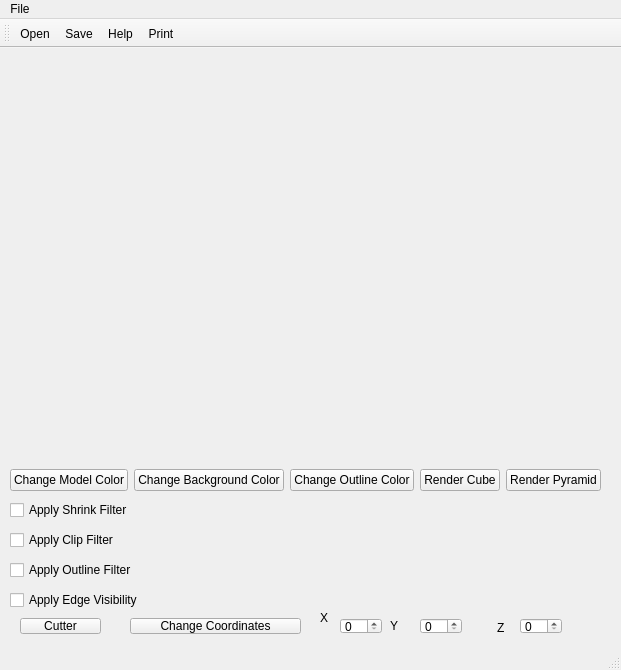
<?xml version="1.0" encoding="UTF-8"?>
<ui version="4.0">
 <class>MainWindow</class>
 <widget class="QMainWindow" name="MainWindow">
  <property name="geometry">
   <rect>
    <x>0</x>
    <y>0</y>
    <width>621</width>
    <height>670</height>
   </rect>
  </property>
  <property name="windowTitle">
   <string>MainWindow</string>
  </property>
  <widget class="QWidget" name="centralwidget">
   <widget class="QWidget" name="layoutWidget">
    <property name="geometry">
     <rect>
      <x>10</x>
      <y>10</y>
      <width>602</width>
      <height>433</height>
     </rect>
    </property>
    <layout class="QVBoxLayout" name="verticalLayout">
     <item>
      <widget class="QVTKOpenGLWidget" name="qvtkWidget" native="true">
       <property name="minimumSize">
        <size>
         <width>600</width>
         <height>400</height>
        </size>
       </property>
      </widget>
     </item>
     <item>
      <layout class="QHBoxLayout" name="horizontalLayout">
       <item>
        <widget class="QPushButton" name="changeModelColor">
         <property name="text">
          <string>Change Model Color</string>
         </property>
        </widget>
       </item>
       <item>
        <widget class="QPushButton" name="changeBackgroundColor">
         <property name="text">
          <string>Change Background Color</string>
         </property>
        </widget>
       </item>
       <item>
        <widget class="QPushButton" name="changeOutlineColor">
         <property name="text">
          <string>Change Outline Color</string>
         </property>
        </widget>
       </item>
       <item>
        <widget class="QPushButton" name="renderCube">
         <property name="text">
          <string>Render Cube</string>
         </property>
        </widget>
       </item>
       <item>
        <widget class="QPushButton" name="renderPyramid">
         <property name="text">
          <string>Render Pyramid</string>
         </property>
        </widget>
       </item>
       <item>
        <spacer name="horizontalSpacer">
         <property name="orientation">
          <enum>Qt::Horizontal</enum>
         </property>
         <property name="sizeHint" stdset="0">
          <size>
           <width>40</width>
           <height>20</height>
          </size>
         </property>
        </spacer>
       </item>
      </layout>
     </item>
    </layout>
   </widget>
   <widget class="QWidget" name="layoutWidget_3">
    <property name="geometry">
     <rect>
      <x>10</x>
      <y>450</y>
      <width>601</width>
      <height>25</height>
     </rect>
    </property>
    <layout class="QHBoxLayout" name="horizontalLayout_3">
     <item>
      <widget class="QCheckBox" name="shrinkFilter">
       <property name="text">
        <string>Apply Shrink Filter</string>
       </property>
      </widget>
     </item>
     <item>
      <spacer name="horizontalSpacer_3">
       <property name="orientation">
        <enum>Qt::Horizontal</enum>
       </property>
       <property name="sizeHint" stdset="0">
        <size>
         <width>40</width>
         <height>20</height>
        </size>
       </property>
      </spacer>
     </item>
    </layout>
   </widget>
   <widget class="QWidget" name="layoutWidget_4">
    <property name="geometry">
     <rect>
      <x>10</x>
      <y>480</y>
      <width>601</width>
      <height>25</height>
     </rect>
    </property>
    <layout class="QHBoxLayout" name="horizontalLayout_4">
     <item>
      <widget class="QCheckBox" name="clipFilter">
       <property name="text">
        <string>Apply Clip Filter</string>
       </property>
      </widget>
     </item>
     <item>
      <spacer name="horizontalSpacer_4">
       <property name="orientation">
        <enum>Qt::Horizontal</enum>
       </property>
       <property name="sizeHint" stdset="0">
        <size>
         <width>40</width>
         <height>20</height>
        </size>
       </property>
      </spacer>
     </item>
    </layout>
   </widget>
   <widget class="QWidget" name="layoutWidget_5">
    <property name="geometry">
     <rect>
      <x>10</x>
      <y>510</y>
      <width>601</width>
      <height>25</height>
     </rect>
    </property>
    <layout class="QHBoxLayout" name="horizontalLayout_5">
     <item>
      <widget class="QCheckBox" name="outlineFilter">
       <property name="text">
        <string>Apply Outline Filter</string>
       </property>
      </widget>
     </item>
     <item>
      <spacer name="horizontalSpacer_5">
       <property name="orientation">
        <enum>Qt::Horizontal</enum>
       </property>
       <property name="sizeHint" stdset="0">
        <size>
         <width>40</width>
         <height>20</height>
        </size>
       </property>
      </spacer>
     </item>
    </layout>
   </widget>
   <widget class="QWidget" name="layoutWidget_6">
    <property name="geometry">
     <rect>
      <x>10</x>
      <y>540</y>
      <width>601</width>
      <height>25</height>
     </rect>
    </property>
    <layout class="QHBoxLayout" name="horizontalLayout_6">
     <item>
      <widget class="QCheckBox" name="edgeVisibilityFilter">
       <property name="text">
        <string>Apply Edge Visibility</string>
       </property>
      </widget>
     </item>
     <item>
      <spacer name="horizontalSpacer_6">
       <property name="orientation">
        <enum>Qt::Horizontal</enum>
       </property>
       <property name="sizeHint" stdset="0">
        <size>
         <width>40</width>
         <height>20</height>
        </size>
       </property>
      </spacer>
     </item>
    </layout>
   </widget>
   <widget class="QPushButton" name="cutObject">
    <property name="geometry">
     <rect>
      <x>20</x>
      <y>570</y>
      <width>81</width>
      <height>16</height>
     </rect>
    </property>
    <property name="text">
     <string>Cutter</string>
    </property>
   </widget>
   <widget class="QPushButton" name="changePosition">
    <property name="geometry">
     <rect>
      <x>130</x>
      <y>570</y>
      <width>171</width>
      <height>16</height>
     </rect>
    </property>
    <property name="text">
     <string>Change Coordinates</string>
    </property>
   </widget>
   <widget class="QSpinBox" name="xCoordinate">
    <property name="geometry">
     <rect>
      <x>340</x>
      <y>570</y>
      <width>42</width>
      <height>16</height>
     </rect>
    </property>
   </widget>
   <widget class="QSpinBox" name="yCoordinate">
    <property name="geometry">
     <rect>
      <x>420</x>
      <y>570</y>
      <width>42</width>
      <height>16</height>
     </rect>
    </property>
   </widget>
   <widget class="QSpinBox" name="zCoordinate">
    <property name="geometry">
     <rect>
      <x>520</x>
      <y>570</y>
      <width>42</width>
      <height>16</height>
     </rect>
    </property>
   </widget>
   <widget class="QLabel" name="label">
    <property name="geometry">
     <rect>
      <x>320</x>
      <y>560</y>
      <width>20</width>
      <height>20</height>
     </rect>
    </property>
    <property name="text">
     <string>X</string>
    </property>
   </widget>
   <widget class="QLabel" name="label_2">
    <property name="geometry">
     <rect>
      <x>390</x>
      <y>570</y>
      <width>16</width>
      <height>16</height>
     </rect>
    </property>
    <property name="text">
     <string>Y</string>
    </property>
   </widget>
   <widget class="QLabel" name="label_3">
    <property name="geometry">
     <rect>
      <x>497</x>
      <y>570</y>
      <width>20</width>
      <height>20</height>
     </rect>
    </property>
    <property name="text">
     <string>Z</string>
    </property>
   </widget>
  </widget>
  <widget class="QMenuBar" name="menubar">
   <property name="geometry">
    <rect>
     <x>0</x>
     <y>0</y>
     <width>621</width>
     <height>21</height>
    </rect>
   </property>
   <widget class="QMenu" name="menuFile">
    <property name="title">
     <string>File</string>
    </property>
    <addaction name="actionFileOpen"/>
    <addaction name="actionFileSave"/>
   </widget>
   <addaction name="menuFile"/>
  </widget>
  <widget class="QStatusBar" name="statusbar"/>
  <widget class="QToolBar" name="toolBar">
   <property name="windowTitle">
    <string>toolBar</string>
   </property>
   <attribute name="toolBarArea">
    <enum>TopToolBarArea</enum>
   </attribute>
   <attribute name="toolBarBreak">
    <bool>false</bool>
   </attribute>
   <addaction name="actionFileOpen"/>
   <addaction name="actionFileSave"/>
   <addaction name="actionHelp"/>
   <addaction name="actionPrint"/>
  </widget>
  <action name="actionFileOpen">
   <property name="icon">
    <iconset resource="Icons/icons.qrc">
     <normaloff>:/Icons/fileopen.png</normaloff>:/Icons/fileopen.png</iconset>
   </property>
   <property name="text">
    <string>&amp;Open</string>
   </property>
  </action>
  <action name="actionFileSave">
   <property name="icon">
    <iconset resource="Icons/icons.qrc">
     <normaloff>:/Icons/filesave.png</normaloff>:/Icons/filesave.png</iconset>
   </property>
   <property name="text">
    <string>Save</string>
   </property>
  </action>
  <action name="actionHelp">
   <property name="icon">
    <iconset resource="Icons/icons.qrc">
     <normaloff>:/Icons/help.png</normaloff>:/Icons/help.png</iconset>
   </property>
   <property name="text">
    <string>Help</string>
   </property>
  </action>
  <action name="actionPrint">
   <property name="icon">
    <iconset resource="Icons/icons.qrc">
     <normaloff>:/Icons/print.png</normaloff>:/Icons/print.png</iconset>
   </property>
   <property name="text">
    <string>Print</string>
   </property>
  </action>
 </widget>
 <customwidgets>
  <customwidget>
   <class>QVTKOpenGLWidget</class>
   <extends>QWidget</extends>
   <header>QVTKOpenGLWidget.h</header>
  </customwidget>
 </customwidgets>
 <resources>
  <include location="Icons/icons.qrc"/>
 </resources>
 <connections/>
</ui>
